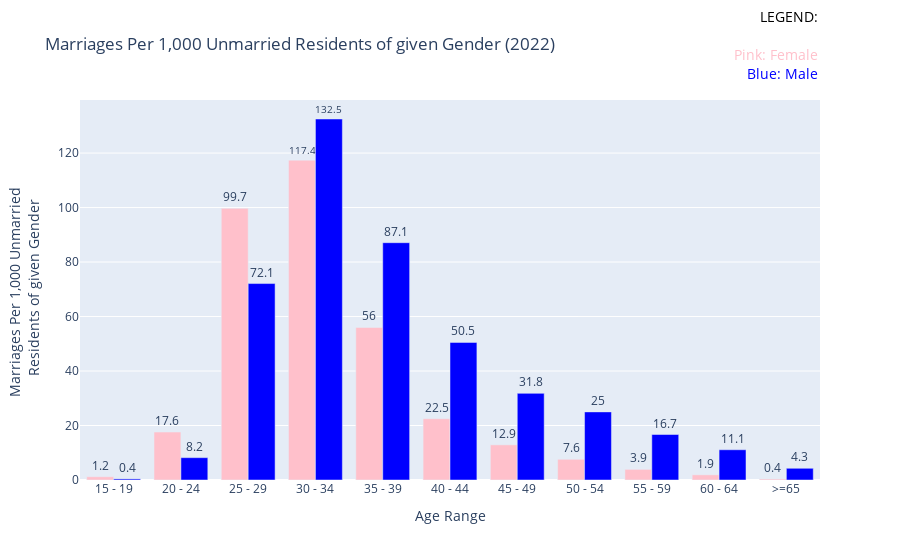

Here is the notebook cell this chart was saved with:
### Code cell
# Create a figure
fig = go.Figure()

# Add trace for female data as grouped bar chart
for i, column in enumerate(female_data.columns[:-1]):
    fig.add_trace(go.Bar(
        x=[age_ranges[i]],
        y=female_data[column].astype(float),
        text=female_data[column],
        textposition='outside',
        insidetextanchor='middle',
        textangle=0,
        name=column,
        offsetgroup="Female",  # To group the bars for female data
        marker_color="pink",  # Set the bar color for females
    ))

# Add trace for male data as grouped bar chart
for i, column in enumerate(male_data.columns[:-1]):
    fig.add_trace(go.Bar(
        x=[age_ranges[i]],
        y=male_data[column].astype(float),
        text=male_data[column],
        textposition='outside', #'auto',
        insidetextanchor='middle',
        textangle=0,
        name=column,
        offsetgroup="Male",  # To group the bars for male data
        marker_color="blue",  # Set the bar color for males
    ))

# Handle the ">=65" age group separately for females
fig.add_trace(go.Bar(
    x=[">=65"],
    y=df_2022[df_2022.columns[-1]].astype(float),  # Select the second last column for ">=65 Female"
    text=df_2022[df_2022.columns[-1]],
    textposition='outside',
    insidetextanchor='middle',
    textangle=0,
    name=">=65 Female",
    offsetgroup="Female",  # To group the bar with female data
    marker_color="pink",  # Set the bar color for females
))

# Handle the ">=65" age group separately for males
fig.add_trace(go.Bar(
    x=[">=65"],
    y=df_2022[df_2022.columns[11]].astype(float),  # Select the column for ">=65 Male"
    text=df_2022[df_2022.columns[11]],
    textposition='outside',
    insidetextanchor='middle',
    textangle=0,
    name=">=65 Male",
    offsetgroup="Male",  # To group the bar with male data
    marker_color="blue",  # Set the bar color for males
))

# Update layout
fig.update_layout(
    title="Marriages Per 1,000 Unmarried Residents of given Gender (2022)",
    xaxis_title="Age Range",
    yaxis_title="Marriages Per 1,000 Unmarried <br> Residents of given Gender",
    showlegend=False,
    barmode='group',  # Set the bars to be grouped
    annotations=[
        dict(x=1, y=1.25, xref='paper', yref='paper', text="LEGEND:",
             showarrow=False, font=dict(size=14, color='black')),
        dict(x=1, y=1.15, xref='paper', yref='paper', text="Pink: Female",
             showarrow=False, font=dict(size=14, color='pink')),
        dict(x=1, y=1.10, xref='paper', yref='paper', text="Blue: Male",
             showarrow=False, font=dict(size=14, color='blue'))
    ]
)

# Show the plot
fig.show()

### Figure 1 — Plotly figure (JSON) as saved in the notebook; plotly's stock layout.template omitted (floating-point values rounded to 4 significant figures)
{"data": [{"insidetextanchor": "middle", "marker": {"color": "pink"}, "name": "15 - 19 y/o Female", "offsetgroup": "Female", "text": [1.2], "textangle": 0, "textposition": "outside", "type": "bar", "x": ["15 - 19"], "y": [1.2]}, {"insidetextanchor": "middle", "marker": {"color": "pink"}, "name": "20 - 24 y/o Female", "offsetgroup": "Female", "text": [17.6], "textangle": 0, "textposition": "outside", "type": "bar", "x": ["20 - 24"], "y": [17.6]}, {"insidetextanchor": "middle", "marker": {"color": "pink"}, "name": "25 - 29 y/o Female", "offsetgroup": "Female", "text": [99.7], "textangle": 0, "textposition": "outside", "type": "bar", "x": ["25 - 29"], "y": [99.7]}, {"insidetextanchor": "middle", "marker": {"color": "pink"}, "name": "30 - 34 y/o Female", "offsetgroup": "Female", "text": [117.4], "textangle": 0, "textposition": "outside", "type": "bar", "x": ["30 - 34"], "y": [117.4]}, {"insidetextanchor": "middle", "marker": {"color": "pink"}, "name": "35 - 39 y/o Female", "offsetgroup": "Female", "text": [56], "textangle": 0, "textposition": "outside", "type": "bar", "x": ["35 - 39"], "y": [56]}, {"insidetextanchor": "middle", "marker": {"color": "pink"}, "name": "40 - 44 y/o Female", "offsetgroup": "Female", "text": [22.5], "textangle": 0, "textposition": "outside", "type": "bar", "x": ["40 - 44"], "y": [22.5]}, {"insidetextanchor": "middle", "marker": {"color": "pink"}, "name": "45 - 49 y/o Female", "offsetgroup": "Female", "text": [12.9], "textangle": 0, "textposition": "outside", "type": "bar", "x": ["45 - 49"], "y": [12.9]}, {"insidetextanchor": "middle", "marker": {"color": "pink"}, "name": "50 - 54 y/o Female", "offsetgroup": "Female", "text": [7.6], "textangle": 0, "textposition": "outside", "type": "bar", "x": ["50 - 54"], "y": [7.6]}, {"insidetextanchor": "middle", "marker": {"color": "pink"}, "name": "55 - 59 y/o Female", "offsetgroup": "Female", "text": [3.9], "textangle": 0, "textposition": "outside", "type": "bar", "x": ["55 - 59"], "y": [3.9]}, {"insidetextanchor": "middle", "marker": {"color": "pink"}, "name": "60 - 64 y/o Female", "offsetgroup": "Female", "text": [1.9], "textangle": 0, "textposition": "outside", "type": "bar", "x": ["60 - 64"], "y": [1.9]}, {"insidetextanchor": "middle", "marker": {"color": "blue"}, "name": "15 - 19 y/o Male", "offsetgroup": "Male", "text": [0.4], "textangle": 0, "textposition": "outside", "type": "bar", "x": ["15 - 19"], "y": [0.4]}, {"insidetextanchor": "middle", "marker": {"color": "blue"}, "name": "20 - 24 y/o Male", "offsetgroup": "Male", "text": [8.2], "textangle": 0, "textposition": "outside", "type": "bar", "x": ["20 - 24"], "y": [8.2]}, {"insidetextanchor": "middle", "marker": {"color": "blue"}, "name": "25 - 29 y/o Male", "offsetgroup": "Male", "text": [72.1], "textangle": 0, "textposition": "outside", "type": "bar", "x": ["25 - 29"], "y": [72.1]}, {"insidetextanchor": "middle", "marker": {"color": "blue"}, "name": "30 - 34 y/o Male", "offsetgroup": "Male", "text": [132.5], "textangle": 0, "textposition": "outside", "type": "bar", "x": ["30 - 34"], "y": [132.5]}, {"insidetextanchor": "middle", "marker": {"color": "blue"}, "name": "35 - 39 y/o Male", "offsetgroup": "Male", "text": [87.1], "textangle": 0, "textposition": "outside", "type": "bar", "x": ["35 - 39"], "y": [87.1]}, {"insidetextanchor": "middle", "marker": {"color": "blue"}, "name": "40 - 44 y/o Male", "offsetgroup": "Male", "text": [50.5], "textangle": 0, "textposition": "outside", "type": "bar", "x": ["40 - 44"], "y": [50.5]}, {"insidetextanchor": "middle", "marker": {"color": "blue"}, "name": "45 - 49 y/o Male", "offsetgroup": "Male", "text": [31.8], "textangle": 0, "textposition": "outside", "type": "bar", "x": ["45 - 49"], "y": [31.8]}, {"insidetextanchor": "middle", "marker": {"color": "blue"}, "name": "50 - 54 y/o Male", "offsetgroup": "Male", "text": [25], "textangle": 0, "textposition": "outside", "type": "bar", "x": ["50 - 54"], "y": [25]}, {"insidetextanchor": "middle", "marker": {"color": "blue"}, "name": "55 - 59 y/o Male", "offsetgroup": "Male", "text": [16.7], "textangle": 0, "textposition": "outside", "type": "bar", "x": ["55 - 59"], "y": [16.7]}, {"insidetextanchor": "middle", "marker": {"color": "blue"}, "name": "60 - 64 y/o Male", "offsetgroup": "Male", "text": [11.1], "textangle": 0, "textposition": "outside", "type": "bar", "x": ["60 - 64"], "y": [11.1]}, {"insidetextanchor": "middle", "marker": {"color": "pink"}, "name": ">=65 Female", "offsetgroup": "Female", "text": [0.4], "textangle": 0, "textposition": "outside", "type": "bar", "x": [">=65"], "y": [0.4]}, {"insidetextanchor": "middle", "marker": {"color": "blue"}, "name": ">=65 Male", "offsetgroup": "Male", "text": [4.3], "textangle": 0, "textposition": "outside", "type": "bar", "x": [">=65"], "y": [4.3]}], "layout": {"annotations": [{"font": {"color": "black", "size": 14}, "showarrow": false, "text": "LEGEND:", "x": 1, "xref": "paper", "y": 1.25, "yref": "paper"}, {"font": {"color": "pink", "size": 14}, "showarrow": false, "text": "Pink: Female", "x": 1, "xref": "paper", "y": 1.15, "yref": "paper"}, {"font": {"color": "blue", "size": 14}, "showarrow": false, "text": "Blue: Male", "x": 1, "xref": "paper", "y": 1.1, "yref": "paper"}], "barmode": "group", "showlegend": false, "title": {"text": "Marriages Per 1,000 Unmarried Residents of given Gender (2022)"}, "xaxis": {"title": {"text": "Age Range"}}, "yaxis": {"title": {"text": "Marriages Per 1,000 Unmarried <br> Residents of given Gender"}}}}
